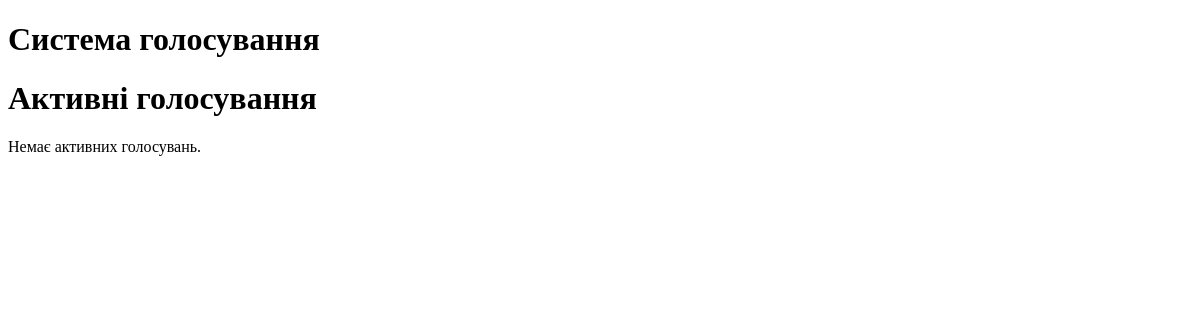
The page /polls/ on the database as committed earlier.
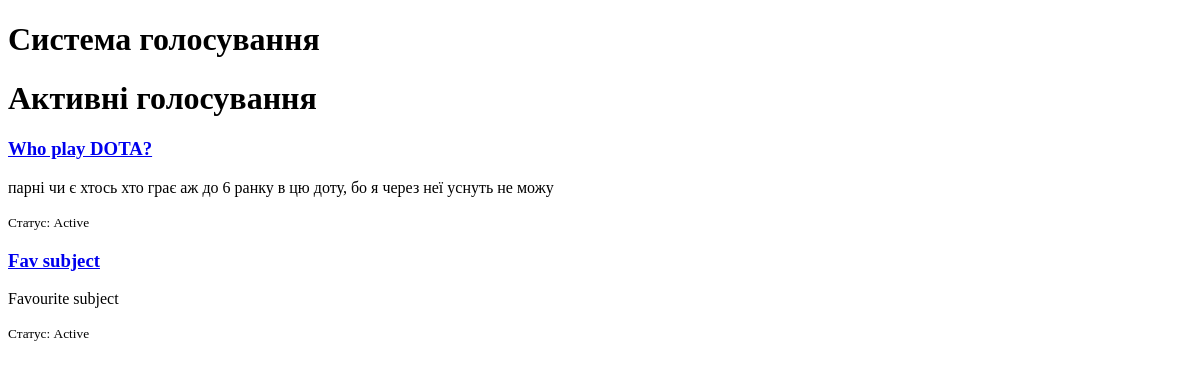
The same page on the database as committed later.
### polls/models.py (models this page shows, shortened)
class Poll(models.Model):
    class Status(models.TextChoices):
        DRAFT = "draft", "Draft"
        ACTIVE = "active", "Active"
        COMPLETED = "completed", "Completed"
    title = models.CharField(max_length=200)                    # Назва
    short_description = models.CharField(max_length=500, blank=True)  # Короткий опис
    start_at = models.DateTimeField(null=True, blank=True)      # Дата початку
    end_at = models.DateTimeField(null=True, blank=True)        # Дата закінчення
    can_change_vote = models.BooleanField(default=False)        # дозволяти/ні зміну голосу
    quorum = models.PositiveSmallIntegerField(                  # кворум у %, 0–100
        help_text="Кворум у відсотках (0–100).",
    )
    expected_turnout = models.PositiveIntegerField(null=True, blank=True, help_text="Очікуваний корпус виборців (шт.).")
    status = models.CharField(
        max_length=10,
        choices=Status.choices,
        default=Status.DRAFT,
    )
    admin = models.ForeignKey(                                  # власник (admin_id)
        settings.AUTH_USER_MODEL,
        on_delete=models.CASCADE,
        related_name="owned_polls",
    )
    created_at = models.DateTimeField(auto_now_add=True)
    updated_at = models.DateTimeField(auto_now=True)
    class Meta:
        ordering = ["-created_at"]
        constraints = [
            models.CheckConstraint(
                check=models.Q(quorum__gte=0) & models.Q(quorum__lte=100),
                name="poll_quorum_between_0_and_100",
            )
        ]

### polls/views.py (the view)
# urls.py: path("", views.ActivePollListView.as_view(), name="list"),
class ActivePollListView(ListView):
    model = Poll
    template_name = "polls/list.html"
    context_object_name = "polls"
    def get_queryset(self):
        return _active_filter_qs()

### polls/views.py (called while the page is built)
def _active_filter_qs():
    now = timezone.now()
    return (Poll.objects
            .filter(status=Poll.Status.ACTIVE)
            .filter(
                models.Q(start_at__isnull=True) | models.Q(start_at__lte=now),
            )
            .filter(
                models.Q(end_at__isnull=True) | models.Q(end_at__gte=now),
            )
            .select_related("admin")
            .prefetch_related("options"))

### templates/polls/list.html (shortened to what this page needs)
{% extends "base.html" %}
{% block content %}
<h1>Активні голосування</h1>
{% if polls %}
  <div class="cards">
    {% for p in polls %}
      <div class="card">
        <h3><a href="{% url 'polls:detail' p.pk %}">{{ p.title }}</a></h3>
        {% if p.short_description %}<p>{{ p.short_description }}</p>{% endif %}
        <div>
          <small>
              Статус: {{ p.get_status_display }}
          </small>
        </div>
      </div>
    {% endfor %}
  </div>
{% else %}
  <p>Немає активних голосувань.</p>
{% endif %}
{% endblock %}

Rows that differ between the two databases and show on the page:
added Poll: title "Who play DOTA?", short_description "парні чи є хтось хто грає аж до 6 ранку в цю доту, бо я через неї уснуть не можу", status "Active"
now on this page (row edited): Poll: title "Fav subject", short_description "Favourite subject", status "Active"
Other text that changed with them:
text no longer shown: "Немає активних голосувань."
